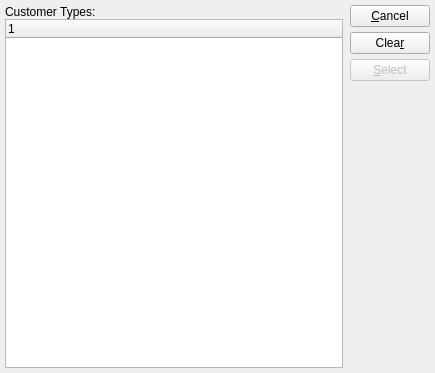
<?xml version="1.0" encoding="UTF-8"?>
<ui version="4.0">
 <comment>This file is part of the xTuple ERP: PostBooks Edition, a free and
open source Enterprise Resource Planning software suite,
Copyright (c) 1999-2018 by OpenMFG LLC, d/b/a xTuple.
It is licensed to you under the Common Public Attribution License
version 1.0, the full text of which (including xTuple-specific Exhibits)
is available at www.xtuple.com/CPAL.  By using this software, you agree
to be bound by its terms.</comment>
 <class>customerTypeList</class>
 <widget class="QDialog" name="customerTypeList">
  <property name="geometry">
   <rect>
    <x>0</x>
    <y>0</y>
    <width>435</width>
    <height>373</height>
   </rect>
  </property>
  <property name="windowTitle">
   <string>Customer Types</string>
  </property>
  <layout class="QHBoxLayout">
   <property name="spacing">
    <number>7</number>
   </property>
   <property name="margin">
    <number>5</number>
   </property>
   <item>
    <layout class="QVBoxLayout">
     <property name="spacing">
      <number>0</number>
     </property>
     <property name="margin">
      <number>0</number>
     </property>
     <item>
      <widget class="QLabel" name="_custtypeLit">
       <property name="text">
        <string>Customer Types:</string>
       </property>
      </widget>
     </item>
     <item>
      <widget class="XTreeWidget" name="_custtype"/>
     </item>
    </layout>
   </item>
   <item>
    <layout class="QVBoxLayout">
     <property name="spacing">
      <number>0</number>
     </property>
     <property name="margin">
      <number>0</number>
     </property>
     <item>
      <layout class="QVBoxLayout">
       <property name="spacing">
        <number>5</number>
       </property>
       <property name="margin">
        <number>0</number>
       </property>
       <item>
        <widget class="QPushButton" name="_close">
         <property name="text">
          <string>&amp;Cancel</string>
         </property>
        </widget>
       </item>
       <item>
        <widget class="QPushButton" name="_clear">
         <property name="text">
          <string>Clea&amp;r</string>
         </property>
        </widget>
       </item>
       <item>
        <widget class="QPushButton" name="_select">
         <property name="enabled">
          <bool>false</bool>
         </property>
         <property name="text">
          <string>&amp;Select</string>
         </property>
         <property name="default">
          <bool>true</bool>
         </property>
        </widget>
       </item>
      </layout>
     </item>
     <item>
      <spacer name="spacer16">
       <property name="orientation">
        <enum>Qt::Vertical</enum>
       </property>
       <property name="sizeType">
        <enum>QSizePolicy::Expanding</enum>
       </property>
       <property name="sizeHint" stdset="0">
        <size>
         <width>11</width>
         <height>66</height>
        </size>
       </property>
      </spacer>
     </item>
    </layout>
   </item>
  </layout>
 </widget>
 <layoutdefault spacing="6" margin="11"/>
 <customwidgets>
  <customwidget>
   <class>XTreeWidget</class>
   <extends>QTreeWidget</extends>
   <header>xtreewidget.h</header>
   <container>1</container>
  </customwidget>
 </customwidgets>
 <tabstops>
  <tabstop>_custtype</tabstop>
  <tabstop>_select</tabstop>
  <tabstop>_clear</tabstop>
  <tabstop>_close</tabstop>
 </tabstops>
 <includes>
  <include location="global">parameter.h</include>
 </includes>
 <resources/>
 <connections>
  <connection>
   <sender>_custtype</sender>
   <signal>itemSelected(int)</signal>
   <receiver>_select</receiver>
   <slot>animateClick()</slot>
   <hints>
    <hint type="sourcelabel">
     <x>20</x>
     <y>20</y>
    </hint>
    <hint type="destinationlabel">
     <x>20</x>
     <y>20</y>
    </hint>
   </hints>
  </connection>
  <connection>
   <sender>_custtype</sender>
   <signal>valid(bool)</signal>
   <receiver>_select</receiver>
   <slot>setEnabled(bool)</slot>
   <hints>
    <hint type="sourcelabel">
     <x>20</x>
     <y>20</y>
    </hint>
    <hint type="destinationlabel">
     <x>20</x>
     <y>20</y>
    </hint>
   </hints>
  </connection>
 </connections>
</ui>
